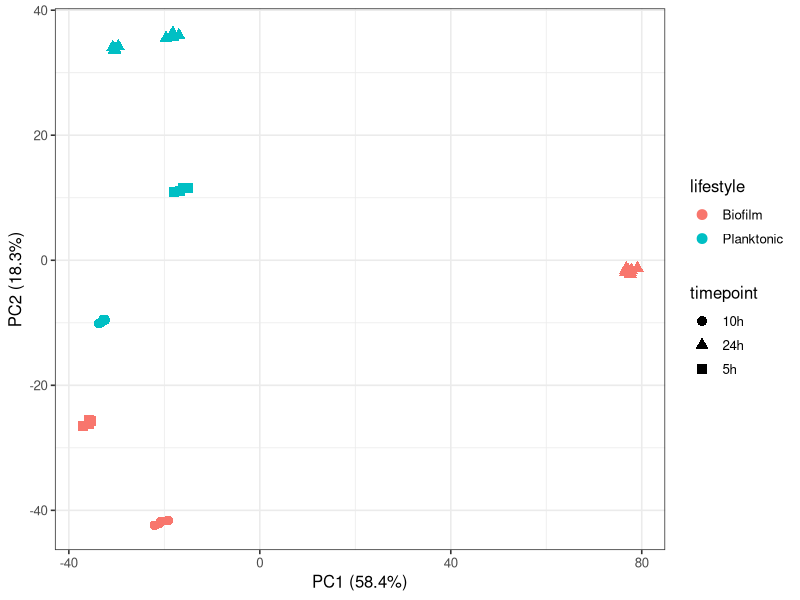

Source code (R):
## ---- chunk 1
library(tidyverse)
library(here)   # here() builds paths from the project root, so they work wherever you run this
counts <- read_tsv(here("project/data", "gene_counts.tsv"), show_col_types = FALSE)
meta   <- read_tsv(here("project/data", "metadata.tsv"),    show_col_types = FALSE)
## ---- chunk 2
mat <- counts %>%
  select(-gene_name) %>%
  column_to_rownames("gene_id") %>%
  as.matrix()

logmat <- log2(mat + 1)
logmat <- logmat[rowSums(mat) > 0, ]        # drop genes that are always zero

pca <- prcomp(t(logmat))                     # samples in rows for PCA

# how much variance each axis explains
var_pct <- round(100 * pca$sdev^2 / sum(pca$sdev^2), 1)

pca_df <- as.data.frame(pca$x) %>%
  rownames_to_column("sample") %>%
  left_join(meta, by = "sample")
## ---- chunk 3
ggplot(pca_df, aes(x = PC1, y = PC2, colour = lifestyle, shape = timepoint)) +
  geom_point(size = 3) +
  labs(x = paste0("PC1 (", var_pct[1], "%)"),
       y = paste0("PC2 (", var_pct[2], "%)")) +
  theme_bw(base_size = 12)      # a different theme — clean box + grid
